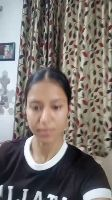
#> input picture data/gallery/Samridhi/samridhi video_frame0000.jpg, 112 x 200 px; its folder holds only this picture in this run
$ python -i lbp_features.py   (imports and definitions only)
#> lines starting #> are read from the running program, lines starting #| are printed output that depends on the picture
"""
lbp_features.py
---------------
WHAT : Grid-based Local Binary Pattern (LBP) feature extractor.
WHY  : LBP encodes local micro-texture — how pixels relate to their circular
       neighbours. It is:
         - Computationally fast (bitwise comparisons, no multiplications)
         - Illumination-robust: only relative intensities matter (dark face
           in bright scene behaves the same as well-lit face)
         - Complementary to HOG: HOG captures gradient direction (edges/shape);
           LBP captures texture within regions (skin pores, wrinkles, hair follicles)

       WHY GRID-BASED (spatial LBP): A single global LBP histogram discards
       spatial information. Dividing the face into a grid (8×8 = 64 cells) and
       computing per-cell histograms preserves WHERE in the face each texture
       appears — a raised eyebrow has a different spatial signature than a smiling mouth.

       WHY 'UNIFORM' LBP: Uniform patterns (≤2 transitions in the binary code)
       account for ~90% of real texture patterns. The 'uniform' method maps all
       non-uniform patterns to a single bin, reducing histogram size from 256
       to n_points+2 = 10 bins, making the descriptor less noisy.

       LBP PARAMETERS (tuned for 112×112 face images):
         n_points=8  : 8 neighbours on a circle of radius 1 — the standard
                       configuration for face texture description.
         radius=1    : 1-pixel radius = captures fine micro-texture.
                       Larger radius captures coarser structure (can be combined).
         grid_x=8, grid_y=8 : 8×8 grid = 64 cells. Matches HOG cell count
                               for consistent spatial resolution comparison.

Reference: Ahonen, Hadid & Pietikäinen (2006). Face Description with Local Binary
           Patterns: Application to Face Recognition. IEEE TPAMI 28(12).

Face Recognition on Skewed UAV Images
"""

import cv2
import numpy as np
from skimage.feature import local_binary_pattern


class LBPExtractor:
    """
    Grid-based LBP feature extractor for 112×112 face images.

    Divides the face into an n×m grid of cells and concatenates
    per-cell LBP histograms into a single descriptor vector.

    Parameters
    ----------
    n_points : int  — number of neighbour points on the circular LBP ring
    radius   : int  — radius of the circular neighbourhood in pixels
    method   : str  — LBP variant ('uniform' recommended for faces)
    grid_x   : int  — number of horizontal grid cells
    grid_y   : int  — number of vertical grid cells
    """

    def __init__(
        self,
        n_points: int = 8,
        radius:   int = 1,
        method:   str = "uniform",
        grid_x:   int = 8,
        grid_y:   int = 8,
    ):
        self.n_points = n_points
        self.radius   = radius
        self.method   = method
        self.grid_x   = grid_x
        self.grid_y   = grid_y

        # Uniform LBP histogram has n_points + 2 bins:
        #   n_points possible uniform codes + 1 bin for non-uniform codes + boundary
        # Non-uniform LBP would have 2^n_points = 256 bins (much noisier)
        n_bins           = n_points + 2 if method == "uniform" else 2 ** n_points
        self.feature_dim = grid_x * grid_y * n_bins  # Total descriptor length
        self._n_bins     = n_bins

    def extract(self, face_img: np.ndarray) -> np.ndarray:
        """
        Extract grid-based LBP descriptor from a face image.

        Parameters
        ----------
        face_img : np.ndarray
            BGR or grayscale face image. Resized to 112×112 internally.

        Returns
        -------
        np.ndarray of shape (feature_dim,), dtype float32.
        """
        gray = self._preprocess(face_img)

        # Compute LBP codes for every pixel in the 112×112 grayscale image
        # Result is a same-size image where each pixel value = its LBP code
        lbp_image = local_binary_pattern(
            gray,
            P=self.n_points,
            R=self.radius,
            method=self.method,
        )

        # Divide the LBP image into grid cells and build per-cell histograms
        return self._compute_grid_histogram(lbp_image)

    def _compute_grid_histogram(self, lbp_image: np.ndarray) -> np.ndarray:
        """
        Split the LBP-coded image into a spatial grid and histogram each cell.

        WHY PER-CELL HISTOGRAMS: A face-level global histogram loses all
        spatial information. Histogramming per cell (14×14 pixels each for
        8×8 grid on 112×112 image) encodes WHERE each texture pattern occurs.

        WHY density=True: L1-normalizes each cell's histogram (sums to 1).
        This makes the descriptor invariant to cell area differences and
        allows comparison between faces at different scales.
        """
        h, w   = lbp_image.shape
        cell_h = h // self.grid_y  # Height of each cell in pixels
        cell_w = w // self.grid_x  # Width  of each cell in pixels

        descriptors = []
        for row in range(self.grid_y):
            for col in range(self.grid_x):
                # Extract this cell's region from the LBP image
                y1 = row * cell_h
                y2 = y1 + cell_h
                x1 = col * cell_w
                x2 = x1 + cell_w
                cell = lbp_image[y1:y2, x1:x2]

                # Build normalized histogram of LBP codes in this cell
                hist, _ = np.histogram(
                    cell.ravel(),
                    bins=self._n_bins,
                    range=(0, self._n_bins),
                    density=True,  # L1-normalize: area under histogram = 1
                )
                descriptors.append(hist)

        # Concatenate all 64 cell histograms into one flat descriptor
        return np.concatenate(descriptors).astype(np.float32)

    def _preprocess(self, image: np.ndarray) -> np.ndarray:
        """
        Convert to grayscale and resize to 112×112.

        LBP operates on intensity values, so color information is discarded.
        No CLAHE here (unlike HOG) — LBP is inherently illumination-robust
        because it uses relative pixel comparisons, not absolute values.
        """
        if len(image.shape) == 3:
            gray = cv2.cvtColor(image, cv2.COLOR_BGR2GRAY)
        else:
            gray = image.copy()

        if gray.shape != (112, 112):
            gray = cv2.resize(gray, (112, 112))

        # float64 required by skimage's local_binary_pattern
        return gray.astype(np.float64)

    @property
    def dim(self) -> int:
        """Feature vector length for this extractor configuration."""
        return self.feature_dim

>>> import cv2
>>> picture = cv2.imread('../../data/gallery/Samridhi/samridhi video_frame0000.jpg')
#> picture is the input picture: shape (200, 112, 3); mean B, G, R 111.3, 115.2, 122
>>> result = LBPExtractor().extract(picture)
#> in _preprocess, `gray = cv2.cvtColor(image, cv2.COLOR_BGR2GRAY)`:
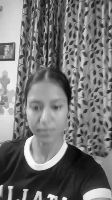
#> gray: shape (200, 112); min 1, max 255, mean 116.8
#> in _preprocess, `gray = cv2.resize(gray, (112, 112))`:
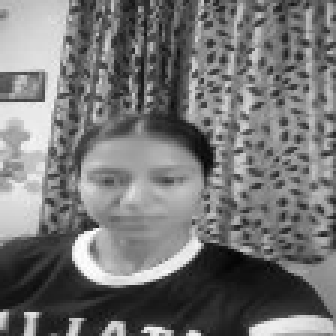
#> gray: shape (112, 112) (shown 3 times larger); min 3, max 255, mean 116.7
#> in extract, `lbp_image = local_binary_pattern( gray, P=self.n_points, R=self.radius..`:
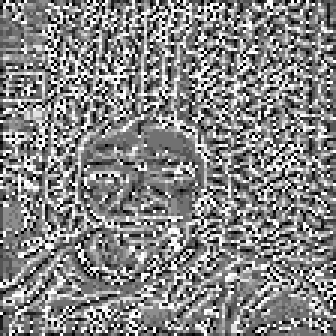
#> lbp_image: shape (112, 112) float64 (shown 3 times larger); min 0, max 9, mean 4.7; drawn with min black and max white
#> after the loop in _compute_grid_histogram, `for row in range(self.grid_y):`: descriptors = 64 items
#> result = 640 values, max 0.408 at index 274, min 0.0051 at index 270, mean 0.1

$ run again, on data/gallery/Samridhi/samridhi video_frame0002.jpg
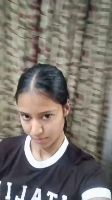
#> input picture data/gallery/Samridhi/samridhi video_frame0002.jpg, 112 x 200 px
#> picture is the input picture: shape (200, 112, 3); mean B, G, R 110.9, 117.5, 123.4
#> in _preprocess, `gray = cv2.resize(gray, (112, 112))`:
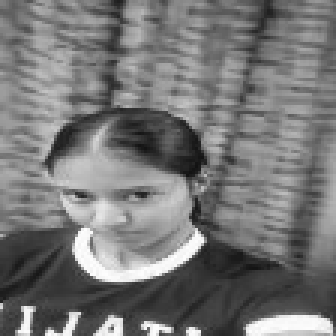
#> gray: shape (112, 112) (shown 3 times larger); min 18, max 254, mean 118.4
#> in extract, `lbp_image = local_binary_pattern( gray, P=self.n_points, R=self.radius..`:
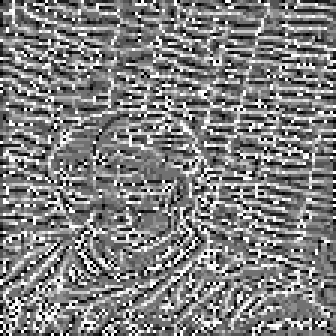
#> lbp_image: shape (112, 112) float64 (shown 3 times larger); min 0, max 9, mean 4.53; drawn with min black and max white
#> after the loop in _compute_grid_histogram, `for row in range(self.grid_y):`: descriptors = 64 items
#> result = 640 values, max 0.357 at index 624, min 0.0153 at index 180, mean 0.1

$ run again, on data/gallery/Samridhi/samridhi video_frame0003.jpg
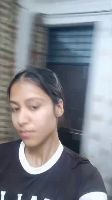
#> input picture data/gallery/Samridhi/samridhi video_frame0003.jpg, 112 x 200 px
#> picture is the input picture: shape (200, 112, 3); mean B, G, R 140.4, 133.1, 129.9
#> in _preprocess, `gray = cv2.resize(gray, (112, 112))`:
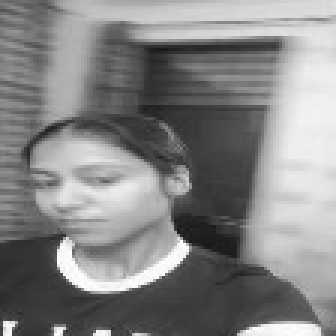
#> gray: shape (112, 112) (shown 3 times larger); min 22, max 254, mean 132.9
#> in extract, `lbp_image = local_binary_pattern( gray, P=self.n_points, R=self.radius..`:
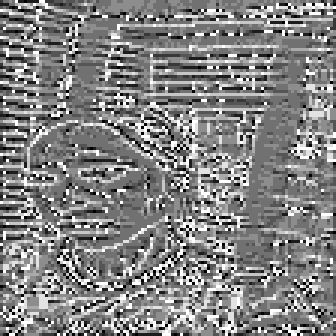
#> lbp_image: shape (112, 112) float64 (shown 3 times larger); min 0, max 9, mean 4.64; drawn with min black and max white
#> after the loop in _compute_grid_histogram, `for row in range(self.grid_y):`: descriptors = 64 items
#> result = 640 values, max 0.592 at index 304, min 0 at index 56, mean 0.1
